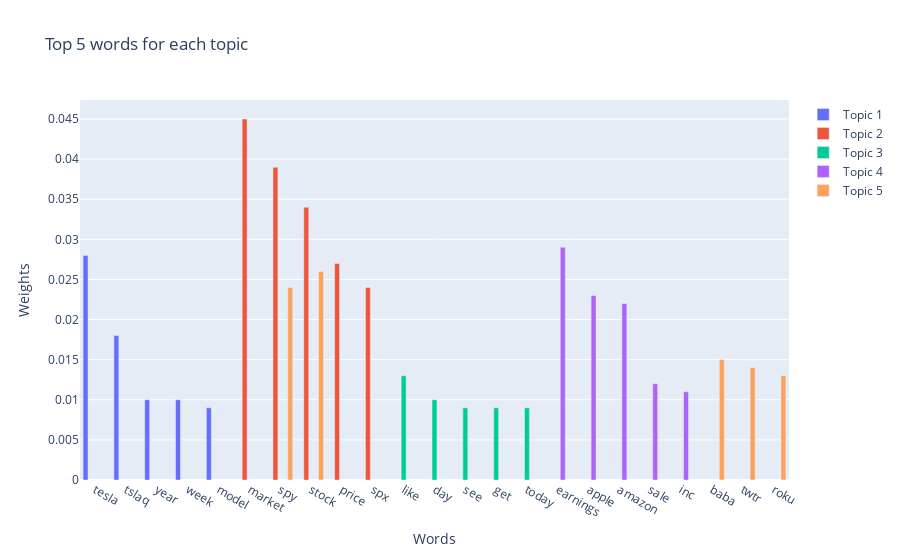
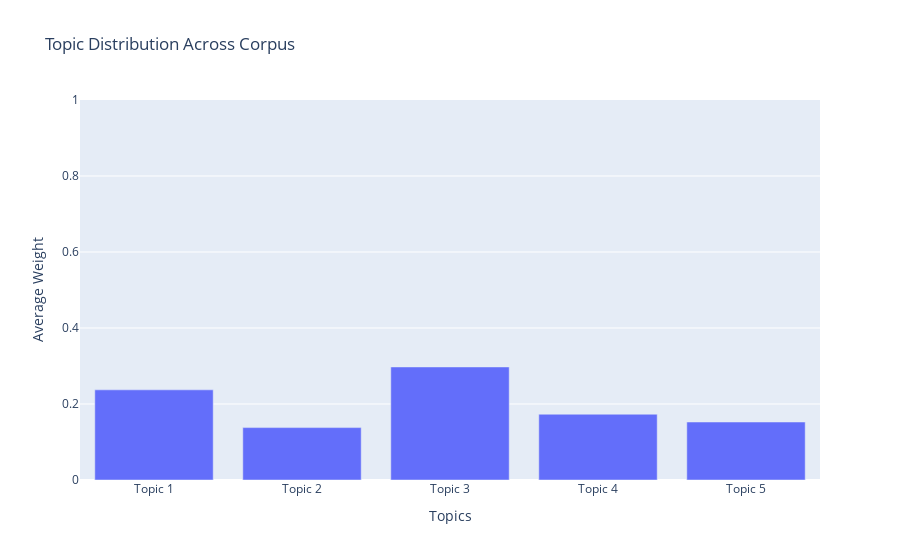

The notebook cell these images were saved under, in order:
### Code cell
plot_All()

### Figure 1 — Plotly figure (JSON) as saved in the notebook; plotly's stock layout.template omitted (floating-point values rounded to 4 significant figures)
{"data": [{"name": "Topic 1", "type": "bar", "x": ["tesla", "tslaq", "year", "week", "model"], "y": [0.028, 0.018, 0.01, 0.01, 0.009]}, {"name": "Topic 2", "type": "bar", "x": ["market", "spy", "stock", "price", "spx"], "y": [0.045, 0.039, 0.034, 0.027, 0.024]}, {"name": "Topic 3", "type": "bar", "x": ["like", "day", "see", "get", "today"], "y": [0.013, 0.01, 0.009, 0.009, 0.009]}, {"name": "Topic 4", "type": "bar", "x": ["earnings", "apple", "amazon", "sale", "inc"], "y": [0.029, 0.023, 0.022, 0.012, 0.011]}, {"name": "Topic 5", "type": "bar", "x": ["stock", "spy", "baba", "twtr", "roku"], "y": [0.026, 0.024, 0.015, 0.014, 0.013]}], "layout": {"barmode": "group", "title": {"text": "Top 5 words for each topic"}, "xaxis": {"title": {"text": "Words"}}, "yaxis": {"title": {"text": "Weights"}}}}

### Figure 2 — Plotly figure (JSON) as saved in the notebook; plotly's stock layout.template omitted (floating-point values rounded to 4 significant figures)
{"data": [{"type": "bar", "x": ["Topic 1", "Topic 2", "Topic 3", "Topic 4", "Topic 5"], "y": [0.2373, 0.1379, 0.2975, 0.1731, 0.1526]}], "layout": {"title": {"text": "Topic Distribution Across Corpus"}, "xaxis": {"title": {"text": "Topics"}}, "yaxis": {"range": [0, 1], "title": {"text": "Average Weight"}}}}
